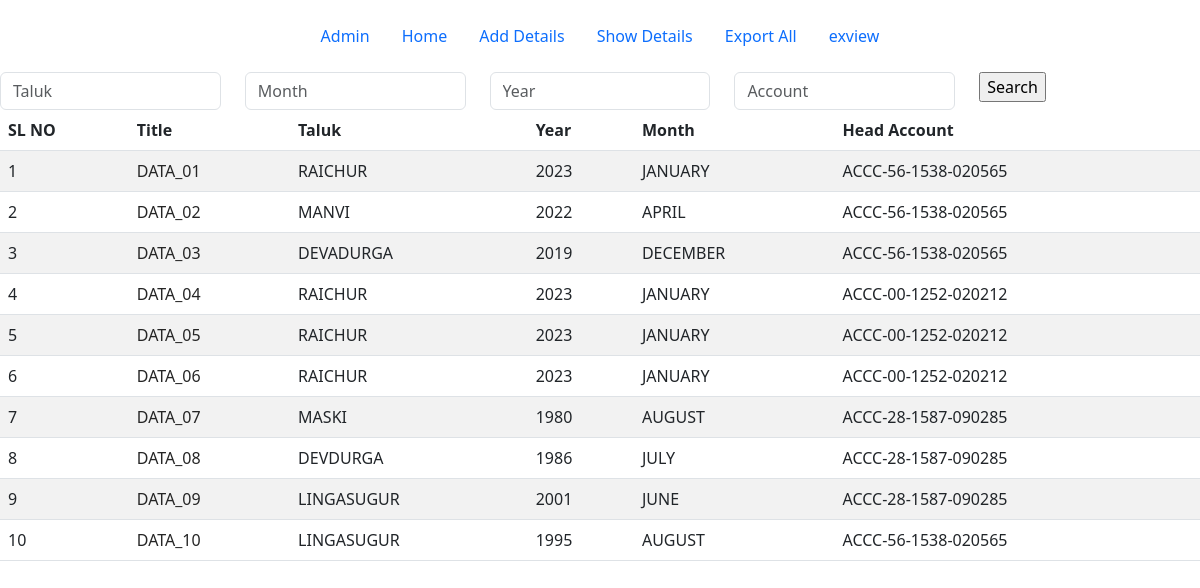
The page /ShowDetails on the database as committed earlier.
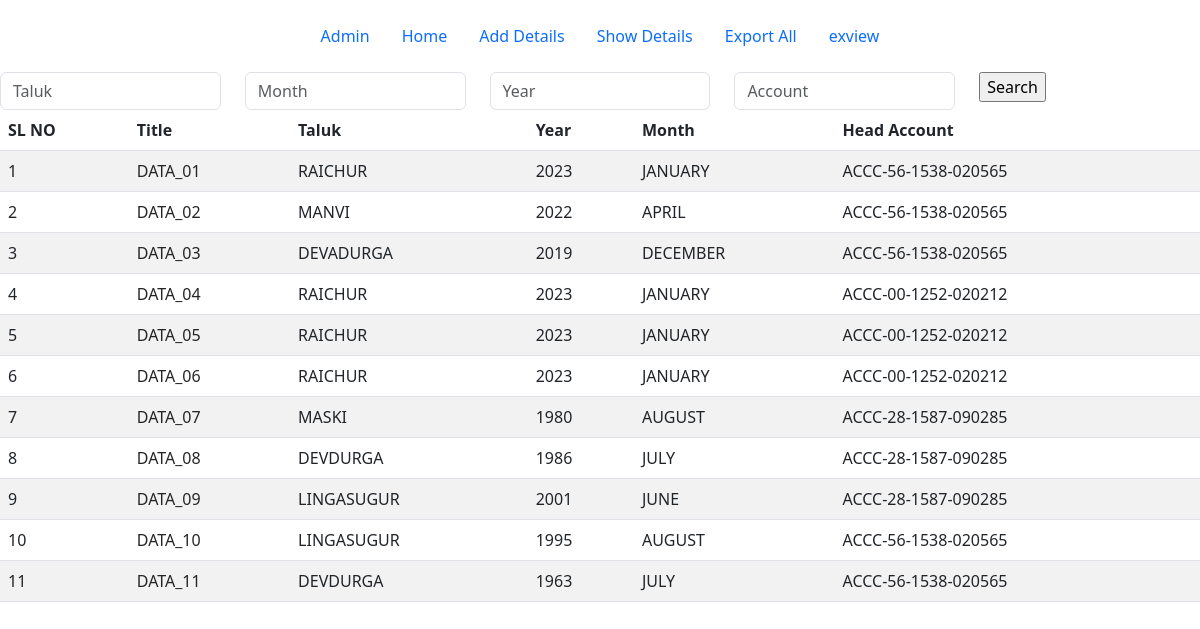
The same page on the database as committed later.
### Tabels/models.py (models this page shows, shortened)
class Tabel_Data(models.Model):
    Data_Title          = models.CharField(max_length=200)
    Taluk               = models.CharField(max_length=200)
    Year                = models.IntegerField(('year'), max_length=4, choices=YEAR_CHOICES, default=datetime.datetime.now().year)
    Month               = models.CharField(max_length=200)
    Account             = models.CharField(max_length=200)

### Tabels/views.py (the view)
# urls.py: path('ShowDetails',views.Show_Details, name='ShowDetails'),
def Show_Details(request):
    Details     =   Tabel_Data.objects.all()
    context     =   {'Data':Details}
    return render(request,'ShowDetails.html',context)

### templates/ShowDetails.html (shortened to what this page needs)
{% extends "base.html" %}
{% block search %}
<form action="{% url 'Export_Data' %}" method="GET" >
    <div class="row">
        <div class="col">
            <input type="text" class="form-control" name="TALUK" placeholder="Taluk" aria-label="First name">
        </div>
        <div class="col">
            <input type="text" class="form-control" name="MONTH" placeholder="Month" aria-label="Last name">
        </div>
        <div class="col">
            <input type="text" class="form-control" name="YEAR" placeholder="Year" aria-label="Last name">
        </div>
        <div class="col">
            <input type="text" class="form-control" name="ACC" placeholder="Account" aria-label="Last name">
        </div>
        <div class="col">
            <input type="submit" class="btn-group-sm" value="Search" placeholder="Last name" aria-label="Last name">
        </div>
    </div>
</form>
{% endblock search %}
{% block body %}
<div class="Table_container">
    <table class="table table-striped table-hover">
        <thead>
            <tr>
                <th>SL NO</th>
                <th>Title</th>
                <th>Taluk</th>
                <th>Year</th>
                <th>Month</th>
                <th>Head Account</th>
            </tr>
        </thead>
        <tbody>
            {% for D in Data %}
            <tr>
                <td>{{forloop.counter}}</td>
                <td><a href="/view_Data/{{D.id}}"
                        style="text-decoration: none; color: rgb(37, 37, 37);">{{D.Data_Title}}</a></td>
                <td>{{D.Taluk}}</td>
                <td>{{D.Year}}</td>
                <td>{{D.Month}}</td>
                <td>{{D.Account}}</td>
            </tr>
            {% endfor %}
        </tbody>
    </table>
</div>
{% endblock body %}

Rows that differ between the two databases and show on the page:
added Tabel_Data: Data_Title "DATA_11", Taluk "DEVDURGA", Year "1963", Month "JULY", Account "ACCC-56-1538-020565"
